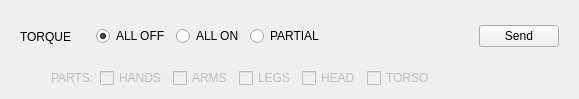
<?xml version="1.0" encoding="UTF-8"?>
<ui version="4.0">
 <class>ThorMangSupervisor</class>
 <widget class="QWidget" name="ThorMangSupervisor">
  <property name="enabled">
   <bool>true</bool>
  </property>
  <property name="geometry">
   <rect>
    <x>0</x>
    <y>0</y>
    <width>579</width>
    <height>99</height>
   </rect>
  </property>
  <property name="sizePolicy">
   <sizepolicy hsizetype="MinimumExpanding" vsizetype="MinimumExpanding">
    <horstretch>0</horstretch>
    <verstretch>0</verstretch>
   </sizepolicy>
  </property>
  <property name="windowTitle">
   <string>ThorMangSupervisor</string>
  </property>
  <layout class="QVBoxLayout" name="verticalLayout_8" stretch="0,0,0">
   <item>
    <widget class="QWidget" name="torque_control" native="true">
     <layout class="QHBoxLayout" name="horizontalLayout">
      <item>
       <widget class="QLabel" name="pr_2">
        <property name="minimumSize">
         <size>
          <width>70</width>
          <height>5</height>
         </size>
        </property>
        <property name="text">
         <string>TORQUE</string>
        </property>
       </widget>
      </item>
      <item>
       <widget class="QRadioButton" name="torque_off">
        <property name="text">
         <string>ALL OFF</string>
        </property>
        <property name="checkable">
         <bool>true</bool>
        </property>
        <property name="checked">
         <bool>true</bool>
        </property>
       </widget>
      </item>
      <item>
       <widget class="QRadioButton" name="torque_on">
        <property name="text">
         <string>ALL ON</string>
        </property>
        <property name="checked">
         <bool>false</bool>
        </property>
       </widget>
      </item>
      <item>
       <widget class="QRadioButton" name="torque_partial">
        <property name="text">
         <string>PARTIAL</string>
        </property>
        <property name="checked">
         <bool>false</bool>
        </property>
       </widget>
      </item>
      <item>
       <spacer name="horizontalSpacer_6">
        <property name="orientation">
         <enum>Qt::Horizontal</enum>
        </property>
        <property name="sizeHint" stdset="0">
         <size>
          <width>40</width>
          <height>20</height>
         </size>
        </property>
       </spacer>
      </item>
      <item>
       <widget class="QPushButton" name="send_torque_mode">
        <property name="text">
         <string>Send</string>
        </property>
       </widget>
      </item>
     </layout>
    </widget>
   </item>
   <item>
    <layout class="QHBoxLayout" name="horizontalLayout_4">
     <item>
      <spacer name="horizontalSpacer">
       <property name="orientation">
        <enum>Qt::Horizontal</enum>
       </property>
       <property name="sizeType">
        <enum>QSizePolicy::Maximum</enum>
       </property>
       <property name="sizeHint" stdset="0">
        <size>
         <width>40</width>
         <height>20</height>
        </size>
       </property>
      </spacer>
     </item>
     <item>
      <widget class="QLabel" name="label">
       <property name="enabled">
        <bool>false</bool>
       </property>
       <property name="text">
        <string>PARTS:</string>
       </property>
      </widget>
     </item>
     <item>
      <widget class="QCheckBox" name="torque_hands">
       <property name="enabled">
        <bool>false</bool>
       </property>
       <property name="text">
        <string>HANDS</string>
       </property>
      </widget>
     </item>
     <item>
      <widget class="QCheckBox" name="torque_arms">
       <property name="enabled">
        <bool>false</bool>
       </property>
       <property name="text">
        <string>ARMS</string>
       </property>
      </widget>
     </item>
     <item>
      <widget class="QCheckBox" name="torque_legs">
       <property name="enabled">
        <bool>false</bool>
       </property>
       <property name="text">
        <string>LEGS</string>
       </property>
      </widget>
     </item>
     <item>
      <widget class="QCheckBox" name="torque_head">
       <property name="enabled">
        <bool>false</bool>
       </property>
       <property name="text">
        <string>HEAD</string>
       </property>
      </widget>
     </item>
     <item>
      <widget class="QCheckBox" name="torque_torso">
       <property name="enabled">
        <bool>false</bool>
       </property>
       <property name="text">
        <string>TORSO</string>
       </property>
      </widget>
     </item>
     <item>
      <spacer name="horizontalSpacer_2">
       <property name="orientation">
        <enum>Qt::Horizontal</enum>
       </property>
       <property name="sizeHint" stdset="0">
        <size>
         <width>40</width>
         <height>20</height>
        </size>
       </property>
      </spacer>
     </item>
    </layout>
   </item>
   <item>
    <spacer name="verticalSpacer">
     <property name="orientation">
      <enum>Qt::Vertical</enum>
     </property>
     <property name="sizeType">
      <enum>QSizePolicy::Preferred</enum>
     </property>
     <property name="sizeHint" stdset="0">
      <size>
       <width>0</width>
       <height>0</height>
      </size>
     </property>
    </spacer>
   </item>
  </layout>
 </widget>
 <resources/>
 <connections>
  <connection>
   <sender>torque_partial</sender>
   <signal>toggled(bool)</signal>
   <receiver>torque_hands</receiver>
   <slot>setEnabled(bool)</slot>
   <hints>
    <hint type="sourcelabel">
     <x>308</x>
     <y>39</y>
    </hint>
    <hint type="destinationlabel">
     <x>133</x>
     <y>78</y>
    </hint>
   </hints>
  </connection>
  <connection>
   <sender>torque_partial</sender>
   <signal>toggled(bool)</signal>
   <receiver>torque_arms</receiver>
   <slot>setEnabled(bool)</slot>
   <hints>
    <hint type="sourcelabel">
     <x>321</x>
     <y>32</y>
    </hint>
    <hint type="destinationlabel">
     <x>220</x>
     <y>71</y>
    </hint>
   </hints>
  </connection>
  <connection>
   <sender>torque_partial</sender>
   <signal>toggled(bool)</signal>
   <receiver>torque_legs</receiver>
   <slot>setEnabled(bool)</slot>
   <hints>
    <hint type="sourcelabel">
     <x>319</x>
     <y>41</y>
    </hint>
    <hint type="destinationlabel">
     <x>284</x>
     <y>85</y>
    </hint>
   </hints>
  </connection>
  <connection>
   <sender>torque_partial</sender>
   <signal>toggled(bool)</signal>
   <receiver>torque_head</receiver>
   <slot>setEnabled(bool)</slot>
   <hints>
    <hint type="sourcelabel">
     <x>325</x>
     <y>42</y>
    </hint>
    <hint type="destinationlabel">
     <x>365</x>
     <y>84</y>
    </hint>
   </hints>
  </connection>
  <connection>
   <sender>torque_partial</sender>
   <signal>toggled(bool)</signal>
   <receiver>label</receiver>
   <slot>setEnabled(bool)</slot>
   <hints>
    <hint type="sourcelabel">
     <x>338</x>
     <y>32</y>
    </hint>
    <hint type="destinationlabel">
     <x>59</x>
     <y>76</y>
    </hint>
   </hints>
  </connection>
  <connection>
   <sender>torque_partial</sender>
   <signal>toggled(bool)</signal>
   <receiver>torque_torso</receiver>
   <slot>setEnabled(bool)</slot>
   <hints>
    <hint type="sourcelabel">
     <x>330</x>
     <y>45</y>
    </hint>
    <hint type="destinationlabel">
     <x>453</x>
     <y>84</y>
    </hint>
   </hints>
  </connection>
 </connections>
</ui>
